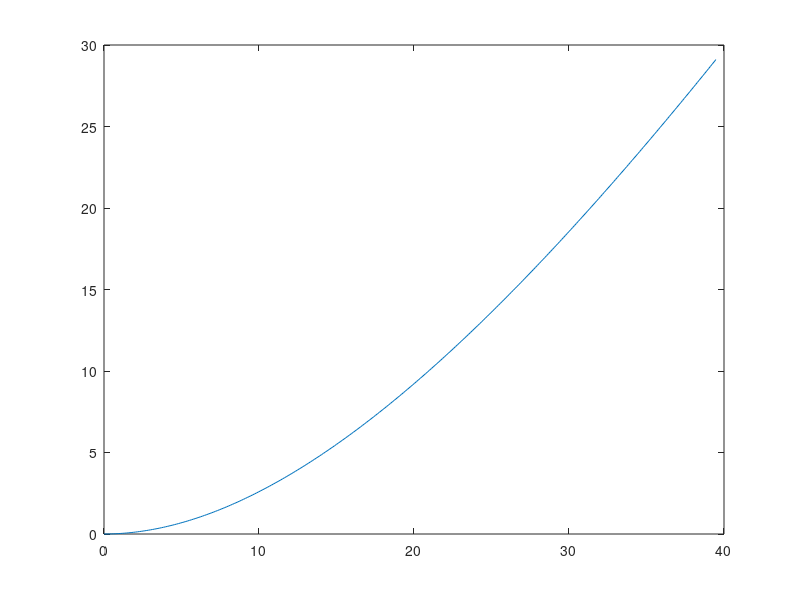

Recreate this plot in MATLAB. (Note: this script raises an error after producing the figure.)
%set de date 2
%ordinul 1
clear; close all;
load('lab4_order1_2.mat')
%load('lab4_order2_2.mat')

x1 = data.InputData;
y1 = data.OutputData;

%plot(t,x1)
%figure
%hold on
%plot(t,y1)

uss = 2;

ymax = 3.95;
yss = 2.99;

t2 = 5.40;
t1 = 3.48;
yaprox = 0.368*(ymax-yss)+yss;

K = yss/uss;
T = t2 - t1;
H = tf(K, [T 1]);

A = (-1)/T;
B = K/T;
C = 1;
D = 0;

H2 = ss(A,B,C,D);
ygraph = lsim(H2,data.InputData,t,yss);

plot(t, ygraph)
%%
clear; close all;
%load('lab4_order1_2.mat')
load('lab4_order2_2.mat')


x1 = data.InputData;
y1 = data.OutputData;

%plot(t,x1)
%figure
%hold on
%plot(t,y1)

uss = 1;
yss= 0.5;

%k0 = 2.66;%valori bune
%k1 = 3.8;%valori bune
%k2 = 4.8;%valori bune
 
k0 = 2.77;%valori bune
k1 = 3.5;%valori bune
k2 = 4.5;

Am = 0;
Ap = 0;

Ts = t(10)-t(9);
for i = k0:k1
        Ap = Ap + sum(y1(k0:k1)-yss);
   for j = k1:k2
        Am = Am + sum(yss-y1(k1:k2));

   end
end
Aminus = Ts*Am;
Aplus = Ts*Ap;
M = Aminus/Aplus;


thita = (-log(M))/sqrt(pi^2+log(M)^2);

t1 = 3.11;
t2= 5.33;

T = t2-t1;
omegan = 2*pi/(T*(sqrt(1-thita^2)));

K = yss/uss;
%Hss = tf(K*omegan,[1 2*thita*omegan omegan^2]);

A1 = [0 1; -omegan^2 -2*thita*omegan];
B1 = [0; K*omegan^2];
C1 = [1 0];
D1 = 0;

Hss= ss(A1, B1, C1, D1);

ygraph = lsim(Hss,data.InputData,t,[yss 0]);

plot(t, ygraph)

